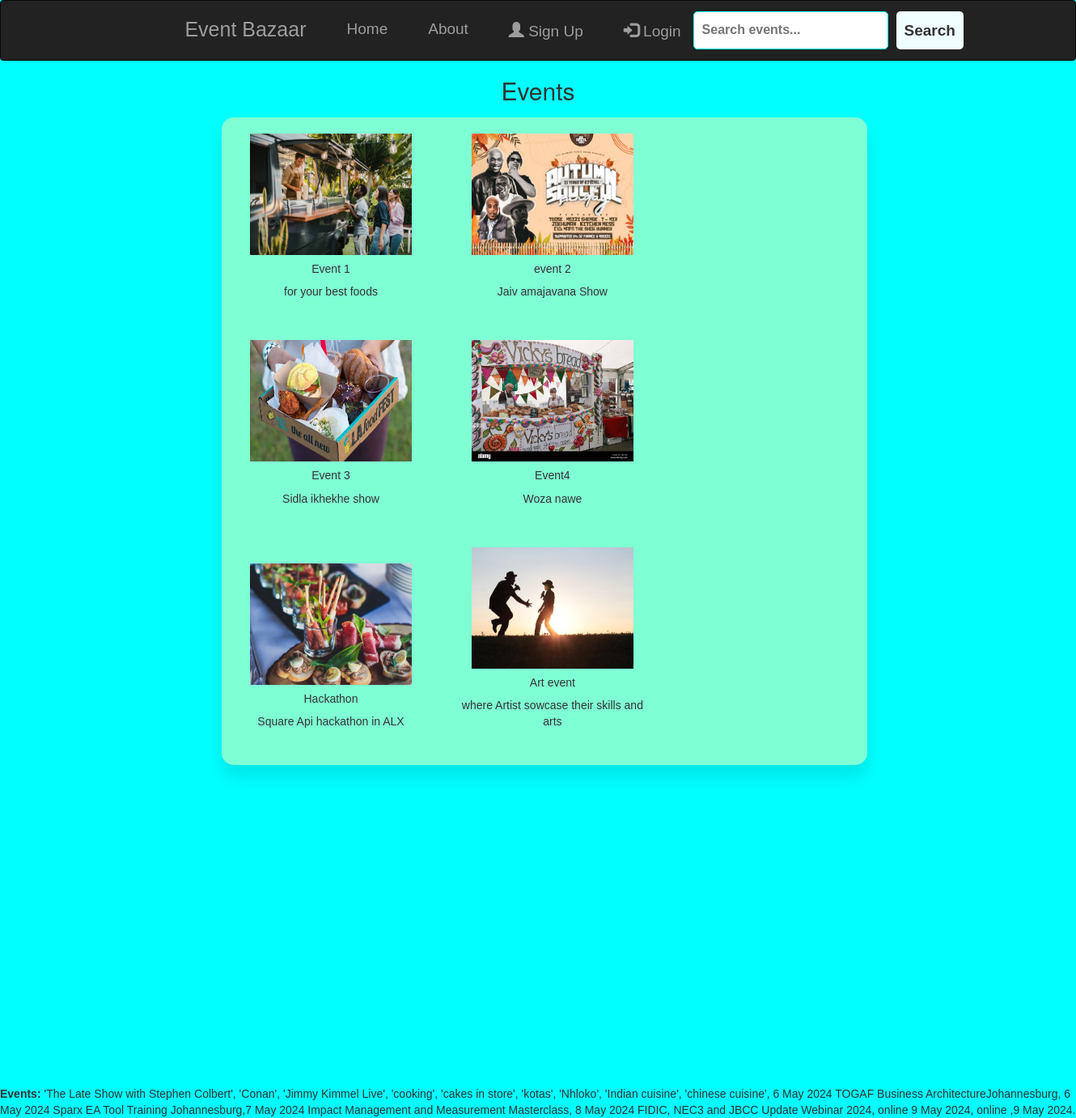
Screenshot of /events/ with the database file from the repository.
### event_app/models.py (models this page shows, shortened)
class Event(models.Model):
    img= models.ImageField(upload_to="pic")
    name=models.CharField(max_length=50)
    desc=models.CharField(max_length=50)

### event_app/views.py (the view)
# urls.py: path('events/', views.events, name='events'),
def events(request):
    dict_eve={
        'eve':Event.objects.all()
    }
    return render(request, 'events.html', dict_eve)

### template/events.html (shortened to what this page needs)
{% extends 'base.html' %}
{% load static %}
{%block content%}
<h2 class="text-center">Events</h2>
 <div class="container">
    {% for i in eve  %}
    <div class="card text-center" style="width: 23rem; display: inline-block; margin: 20px;">
        <img src="{{i.img.url}}" class="card-img-top" alt="..." height="150px" width="200px">
        <div class="card-body">
            <h5 class="card-title">{{i.name}}</h5>
            <p class="card-text">{{i.desc}}</p>
        </div>
    </div>
    {% endfor %}
 </div>
{% endblock %}

### template/base.html (shortened to what this page needs)
<!DOCTYPE html>
<html lang="en">
<head>
    <link rel="stylesheet" href="https://maxcdn.bootstrapcdn.com/bootstrap/3.4.1/css/bootstrap.min.css">
    <link href="https://cdnjs.cloudflare.com/ajax/libs/font-awesome/5.15.0/css/all.min.css" rel="stylesheet">
    {% load static %}
    <link rel="stylesheet" href="{% static 'style.css' %}">
</head>
<body>
    <nav class="navbar navbar-inverse">
        <div class="container-fluid">
            <div class="navbar-header">
                <a class="navbar-brand" href="#">Event Bazaar</a>
            </div>
            <ul class="nav navbar-nav">
                <li>  <a href="{% url 'index' %}">Home</a></li>
                <li><a href="{% url 'about' %}">About</a></li>
                {% if user.is_authenticated %}
                <li><a href="{% url 'events' %}">Find events</a></li>
                <li><a href="{% url 'vendor' %}">Vendor</a></li>
                <li><a href="{% url 'booking' %}">Booking</a></li>
                <li><a href="{% url 'payment_form' %}">Payment</a></li>
                <li><a href="{% url 'contact' %}">Contact</a></li>
                <li><a href="{% url 'logout' %}"><span class="glyphicon glyphicon-log-in"></span> LogOut</a></li>
            </ul>
            <h3>{{user.username}}</h3>
            {% else %}
            <ul class="nav navbar-nav navbar-right" >
                <li ><a href="{% url 'register' %}"><span class="glyphicon glyphicon-user"></span> Sign Up</a></li>
                <li ><a href="{% url 'login' %}"><span class="glyphicon glyphicon-log-in"></span> Login</a></li>
                <div class="search">
                    <form  method="POST" >
                        <input type="text " placeholder="Search events...">
                        <button type="submit">Search</button>
                    </form>
                </div>
            {% endif %}
            </ul>
        </div>
    </nav>
    {%block content%}
    {% endblock %}
    <marquee direction="scroll">
        <b>Events:</b> 'The Late Show with Stephen Colbert', 'Conan', 'Jimmy Kimmel Live', 'cooking', 'cakes in store', 'kotas',  'Nhloko', 'Indian cuisine',  'chinese cuisine',
        6 May 2024 TOGAF Business ArchitectureJohannesburg, 6 May 2024	Sparx EA Tool Training	Johannesburg,7 May 2024
Impact Management and Measurement Masterclass, 8 May 2024	FIDIC, NEC3 and JBCC Update Webinar 2024, online 9 May 2024, online ,9 May 2024.
    </marquee>
</body>
</html>

### static/css/style.css (style rules this page uses)
* { margin: 0px; padding: 0px; box-sizing: border-box; font-family: Impact, Haettenschweiler, 'Arial Narrow Bold', sans-serif; }
nav { width: 100%; height: 75px; border-color: aqua; color: whitesmoke; display: flex; justify-content: space-between; align-items: center; padding: 0px 50px; position: fixed; top: 0; z-index: 1; }
html, body { height: 100%; }
.container { height: 100%; }
.container { height: 100%; padding:auto 0; }
form { color: black; font-weight: bold; width: 130px; float: left; }

### template/base.html (style rules this page uses)
* { margin: 0; padding: 0; }
body { background-color: aqua; width: 100%; min-height:100%; display: block; }
.nav li a { color: blueviolet; font-size: 20px; }
.navbar-brand { color: blueviolet; font-size: 25px; font-family: Impact, Haettenschweiler, 'Arial Narrow Bold', sans-serif; }
.navbar-nav { width: 65; display: flex; justify-content: left; }
.navbar-nav li { margin-left: 20px; }
.navbar-nav li a { font-size: 19px; color: azure; text-decoration: none; transition: 0.3s ease; }
.search { display: flex; align-items: center; margin-right: 0; }
.search form { display: flex; margin: 0; }
.search input { padding: 10px; border: 1px solid aqua; outline: none; border-radius: 5px; margin-right: 10px; font-size: 16px; }
.search button { padding: 10px; background-color: azure; border: none; border-radius: 5px; color: #333; font-size: 19px; cursor: pointer; }
form { color: black; font-weight: bold; margin: 0 auto; width: 260px; float: center; }
.container { display: inline-block; top: 140%; left: 90%; overflow: hidden; transform: translate(-49%, -49%); width: 60%; margin-top: 30%; margin-left : 50%; background: aquamarine; padding: .01px; border-radius: 15px; box-shadow: 0px 15px 20px rgba(0, 0, 0, 0.1); }

### rows the page displays
Event: img (picture), name "Event 1", desc "for your best foods"
Event: img (picture), name "event 2", desc "Jaiv amajavana Show"
Event: img (picture), name "Event 3", desc "Sidla ikhekhe show"
Event: img (picture), name "Event4", desc "Woza nawe"
Event: img (picture), name "Hackathon", desc "Square Api hackathon in ALX"
Event: img (picture), name "Art event", desc "where Artist sowcase their skills and arts"
